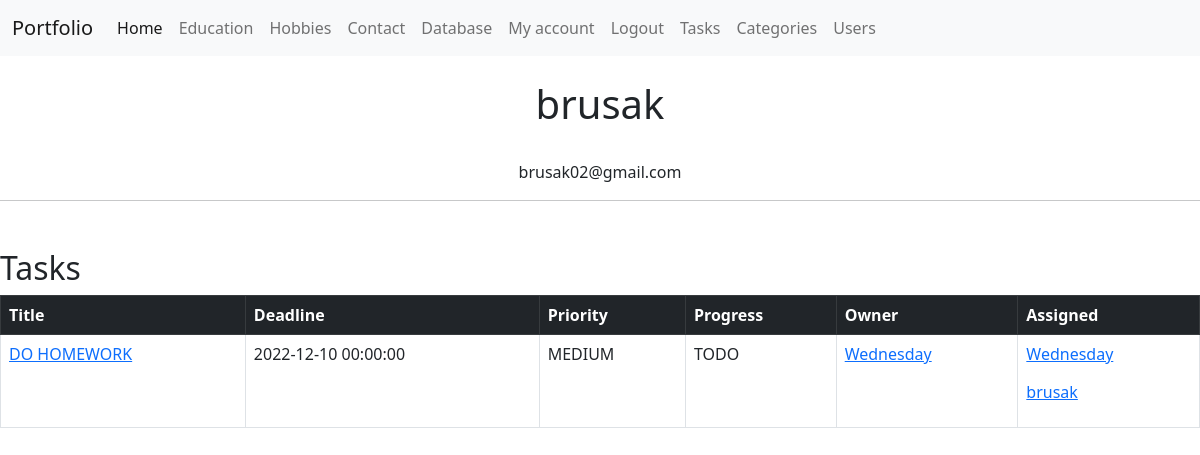
Screenshot of /user/profile/1 (signed in) with the database file from the repository.
### app/account/models.py (models this page shows, shortened)
class User(db.Model, UserMixin) :
    id = db.Column(db.Integer, primary_key=True)
    username = db.Column(db.String(20), unique=True, nullable=False)
    email = db.Column(db.String(120), unique=True, nullable=False)
    image_file = db.Column(db.String(20), nullable=False, default='default.jpg')
    about_me = db.Column(db.String(120), nullable=True)
    last_seen = db.Column(db.DateTime, default=now())
    password = db.Column(db.String(60), nullable=False)
    tasks_owned = db.relationship('Task', backref='owner', lazy='dynamic')
    comments = db.relationship('Comment', backref='users', lazy='dynamic')
    @property
    def password_hash(self):
        raise AttributeError('Is not readable')

### app/to_do/models.py (models this page shows, shortened)
class Task(db.Model):
    id = db.Column(db.Integer, primary_key=True, autoincrement=True)
    title = db.Column(db.String(120), nullable=False)
    description = db.Column(db.String(2000), nullable=True)
    created = db.Column(db.DateTime, default=datetime.now())
    modified = db.Column(db.DateTime, default=datetime.now, onupdate=datetime.now)
    deadline = db.Column(db.DateTime)
    priority = db.Column(db.Enum(Priority, values_callable=lambda x: [str(member.value) for member in Priority]))
    progress = db.Column(db.Enum(Progress, values_callable=lambda x: [str(member.value) for member in Progress]))
    owner_id = db.Column(db.Integer, db.ForeignKey('user.id'), nullable=False)
    category_id = db.Column(db.Integer, db.ForeignKey('category.id'))
    users = db.relationship('User', secondary=task_user, backref=db.backref('tasks', lazy='dynamic'), lazy='dynamic')
    comments = db.relationship('Comment', backref='tasks', lazy='dynamic')

### app/to_do/views.py (the view)
@to_do_bp.route('/user/profile/<int:user_id>')
@login_required
def user_profile(user_id):
    user_info = User.query.filter_by(id=user_id).first()
    task_list = user_info.tasks
    return render_template('user.html', user_info=user_info, task_list=task_list)

### app/account/models.py (called while the page is built)
@login_manager.user_loader
def user_loader(user_id):
    return User.query.get(int(user_id))

### app/to_do/templates/to_do/user.html (shortened to what this page needs)
{% extends 'layout.html' %}
{% block name %}
<br>
<h1 class="text-center">{{ user_info.username }} </h1>
<br>
<p class="text-center">{{ user_info.email }} </p>
{% endblock %}
{% block body %}
<h2>Tasks</h2>
<table class="table table-hover table-bordered">
  <thead class="table-dark">
    <tr>
      <th scope="col">Title</th>
      <th scope="col">Deadline</th>
      <th scope="col">Priority</th>
      <th scope="col">Progress</th>
      <th scope="col">Owner</th>
      <th scope="col">Assigned</th>
    </tr>
  </thead>
  <tbody>
    {% for task in task_list %}
    <tr>
      <td><a href="{{ url_for('to_do.task', id=task.id) }}">{{ task.title }}</a></td>
      <td>{{ task.deadline }}</td>
      <td>{{ task.priority.name }}</td>
      <td>{{ task.progress.name }}</td>
      <td><a href="{{ url_for('to_do.user_profile', user_id=task.owner_id) }}">{{ task.owner.username }}</a></td>
      <td>
        {% for user in task.users %}
        <p><a href="{{ url_for('to_do.user_profile', user_id=user.id) }}">{{ user.username }}</a></p>
        {% endfor %}
      </td>
    </tr>
  </tbody>
  {% endfor%}
</table>
{% endblock %}

### rows the page displays
User: username "brusak", email "brusak02@gmail.com"
Task: title "DO HOMEWORK", deadline "2022-12-10 00:00:00", priority.name "MEDIUM", progress.name "TODO", owner.username "Wednesday"
User: username "Wednesday"
